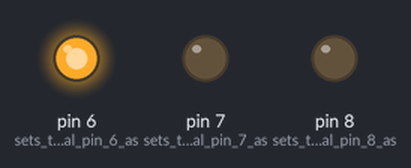
Recording of a sketch running on a simulated Arduino Uno, built with avr-gcc and run on an emulated ATmega328P. Shown: output pins drawn as LEDs (lit = HIGH).

Above: at 1.5 s.
At 3.5 s:
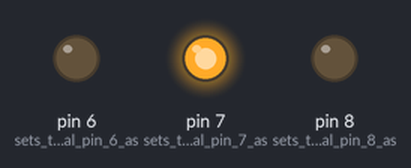
At 5.0 s:
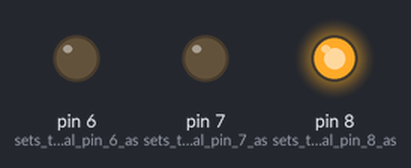
Timing chart, 0 to 7.8 s (numbered marks = the images above):
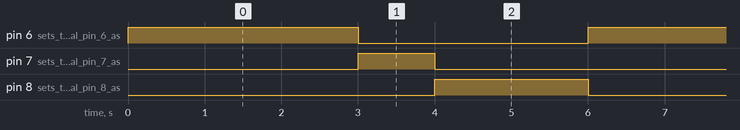

The sketch:

sistani2.ino
```cpp
int ledgreen = 6;// sets the digital pin 6 as green led
int ledyellow = 7;// sets the digital pin 7 as yellow led
int ledred = 8;// sets the digital pin 8 as red led
void setup() {
  pinMode(8, OUTPUT); // sets the digital pin 8 as OUTPUT
  pinMode(7, OUTPUT);// sets the digital pin 7 as OUTPUT
  pinMode(6, OUTPUT);// sets the digital pin 6 as OUTPUT
}

void loop() {
  digitalWrite(6, HIGH);//sets the digital pin 6 on
  digitalWrite(7, LOW);// sets the digital pin 7 off
  digitalWrite(8, LOW);// sets the digital pin 8 off
  delay(3000);// waits for 3 second
  digitalWrite(6, LOW);// sets the digital pin 6 off
  digitalWrite(7, HIGH);// sets the digital pin 7 on
  digitalWrite(8, LOW);// sets the digital pin 8 off
  delay(1000);// waits for a second
  digitalWrite(6, LOW);// sets the digital pin 6 off
  digitalWrite(7, LOW);// sets the digital pin 7 off
  digitalWrite(8, HIGH);// sets the digital pin 8 on
  delay(2000);// waits for 2 second
}
```

Measured:
- by itself, pin 6 (sets_the_digital_pin_6_as): alternates HIGH for 3.0 s and LOW for 3.0 s
- by itself, pin 7 (sets_the_digital_pin_7_as): alternates HIGH for 1.0 s and LOW for 5.0 s
- by itself, pin 8 (sets_the_digital_pin_8_as): alternates HIGH for 2.0 s and LOW for 4.0 s
